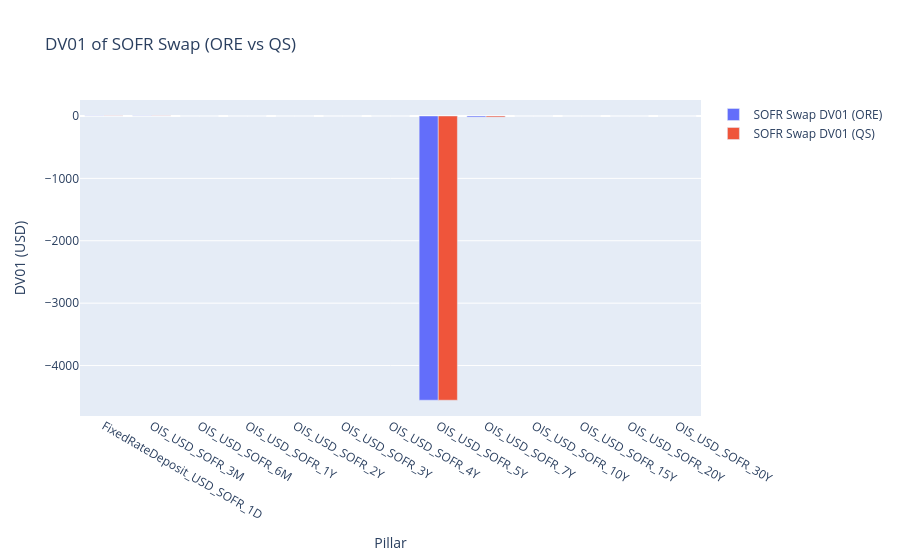

The cell this chart's notebook holds for it:
### Code cell
sofr_tenors  = ["1D","3M","6M","1Y","2Y","3Y","4Y","5Y","7Y","10Y","15Y","20Y","30Y"]
sofr_quotes  = curves['SOFR']['quotes']
bump = 1e-4

qs_product = next(p for p in qs_results['products'] if p['label'] == 'SOFR OIS 5Y Swap')
qs_sens = qs_product['sensitivities']

sofr_swap_rows = []
for i, q in enumerate(sofr_quotes):
    rq = q['rate']
    orig = rq.value()
    rq.setValue(orig + bump)
    v_up = sofr_swap.NPV()
    rq.setValue(orig - bump)
    v_down = sofr_swap.NPV()
    rq.setValue(orig)
    dv01 = (v_up - v_down) / 2
    sofr_swap_rows.append({"Pillar": qs_sens[i]['pillar'], "DV01 (ORE)": round(dv01, 2)})

qs_swap_rows = [{"Pillar": s['pillar'], "DV01 (QS)": round(s['dv01'], 2)} for s in qs_sens]

ore_sensitivities = pd.DataFrame(sofr_swap_rows)
qs_sensitivities = pd.DataFrame(qs_swap_rows)
sensitivity_df = ore_sensitivities.merge(qs_sensitivities, on='Pillar')

fig = go.Figure()
fig.add_trace(go.Bar(x=sensitivity_df['Pillar'], y=sensitivity_df['DV01 (ORE)'], name='SOFR Swap DV01 (ORE)'))
fig.add_trace(go.Bar(x=sensitivity_df['Pillar'], y=sensitivity_df['DV01 (QS)'], name='SOFR Swap DV01 (QS)'))

fig.update_layout(
    title='DV01 of SOFR Swap (ORE vs QS)',
    xaxis_title='Pillar',
    yaxis_title='DV01 (USD)',
    barmode='group'
)
fig.show()

sensitivity_df

### Figure 1 — Plotly figure (JSON) as saved in the notebook; plotly's stock layout.template omitted (floating-point values rounded to 4 significant figures)
{"data": [{"name": "SOFR Swap DV01 (ORE)", "type": "bar", "x": ["FixedRateDeposit_USD_SOFR_1D", "OIS_USD_SOFR_3M", "OIS_USD_SOFR_6M", "OIS_USD_SOFR_1Y", "OIS_USD_SOFR_2Y", "OIS_USD_SOFR_3Y", "OIS_USD_SOFR_4Y", "OIS_USD_SOFR_5Y", "OIS_USD_SOFR_7Y", "OIS_USD_SOFR_10Y", "OIS_USD_SOFR_15Y", "OIS_USD_SOFR_20Y", "OIS_USD_SOFR_30Y"], "y": [2.75, 2.78, 0.1, 0.0, -0.0, -0.0, -0.0, -4555.0, -17.69, 0.0, 0.0, 0.0, 0.0]}, {"name": "SOFR Swap DV01 (QS)", "type": "bar", "x": ["FixedRateDeposit_USD_SOFR_1D", "OIS_USD_SOFR_3M", "OIS_USD_SOFR_6M", "OIS_USD_SOFR_1Y", "OIS_USD_SOFR_2Y", "OIS_USD_SOFR_3Y", "OIS_USD_SOFR_4Y", "OIS_USD_SOFR_5Y", "OIS_USD_SOFR_7Y", "OIS_USD_SOFR_10Y", "OIS_USD_SOFR_15Y", "OIS_USD_SOFR_20Y", "OIS_USD_SOFR_30Y"], "y": [2.75, 2.78, 0.1, 0.0, -0.0, -0.0, -0.0, -4555.0, -17.69, 0.0, 0.0, 0.0, 0.0]}], "layout": {"barmode": "group", "title": {"text": "DV01 of SOFR Swap (ORE vs QS)"}, "xaxis": {"title": {"text": "Pillar"}}, "yaxis": {"title": {"text": "DV01 (USD)"}}}}
